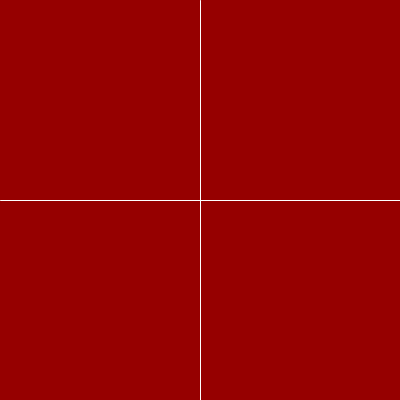
Frame 1 (no input)
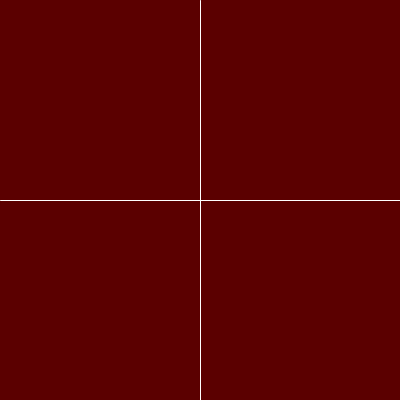
Frame 60 (the mouse pressed at the canvas centre just before this capture)
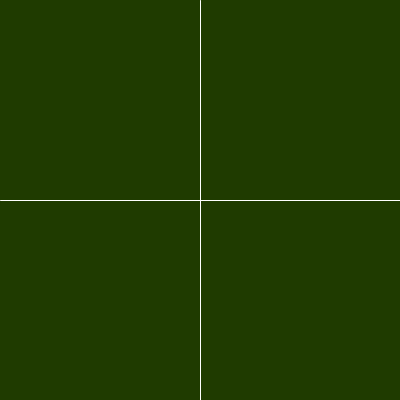
Frame 120 (the mouse held since frame 60 and released just before this capture)

The Processing sketch that drew these frames (run headless with seeded random() and noise(); from frame 60 on, the mouse is pressed at the canvas centre):

// Processing sketch: rgb_constrains_mouseXY
// ── rgb_constrains_mouseXY.pde
float r = 150;
float g = 0;
float b = 0;

void setup() {
  size(400, 400);
}

void draw() {
  background(r, g, b);
  stroke(255);

  line(width/2, 0, width/2, height);
  line(0, height/2, width, height/2);

  if (mouseX > width/2) {
    r = r + 1;
  } else {
    r = r - 1;
  }
  
  if (mouseY > height/2){
    b = b + 1;
  } else {
    b = b - 1;
  }
  
  if (mousePressed) {
    g = g + 1;
  } else {
    g = g - 1;
  }
  
  r = constrain(r,0,255);
  g = constrain(g,0,255);
  b = constrain(b,0,255);
}
